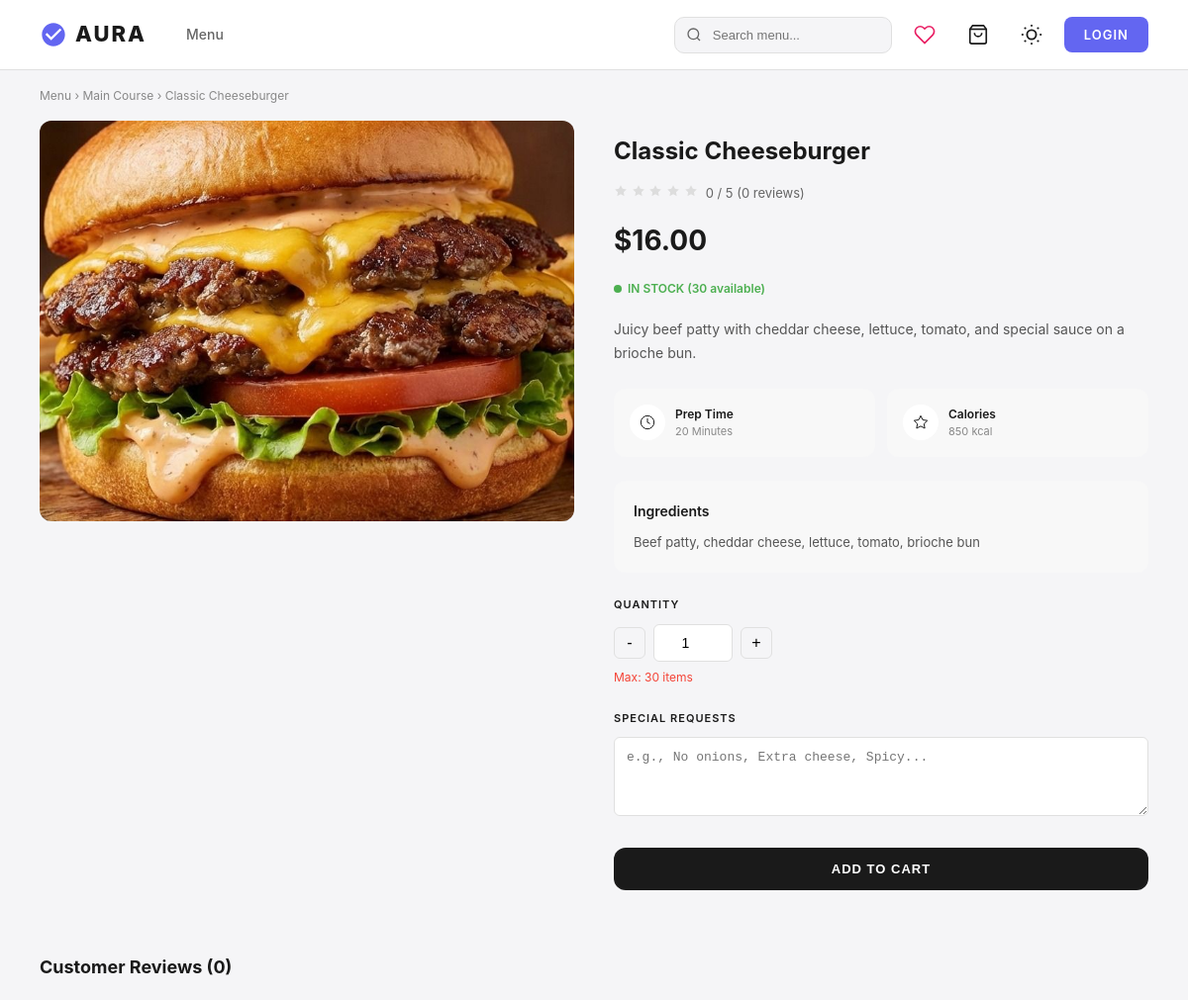
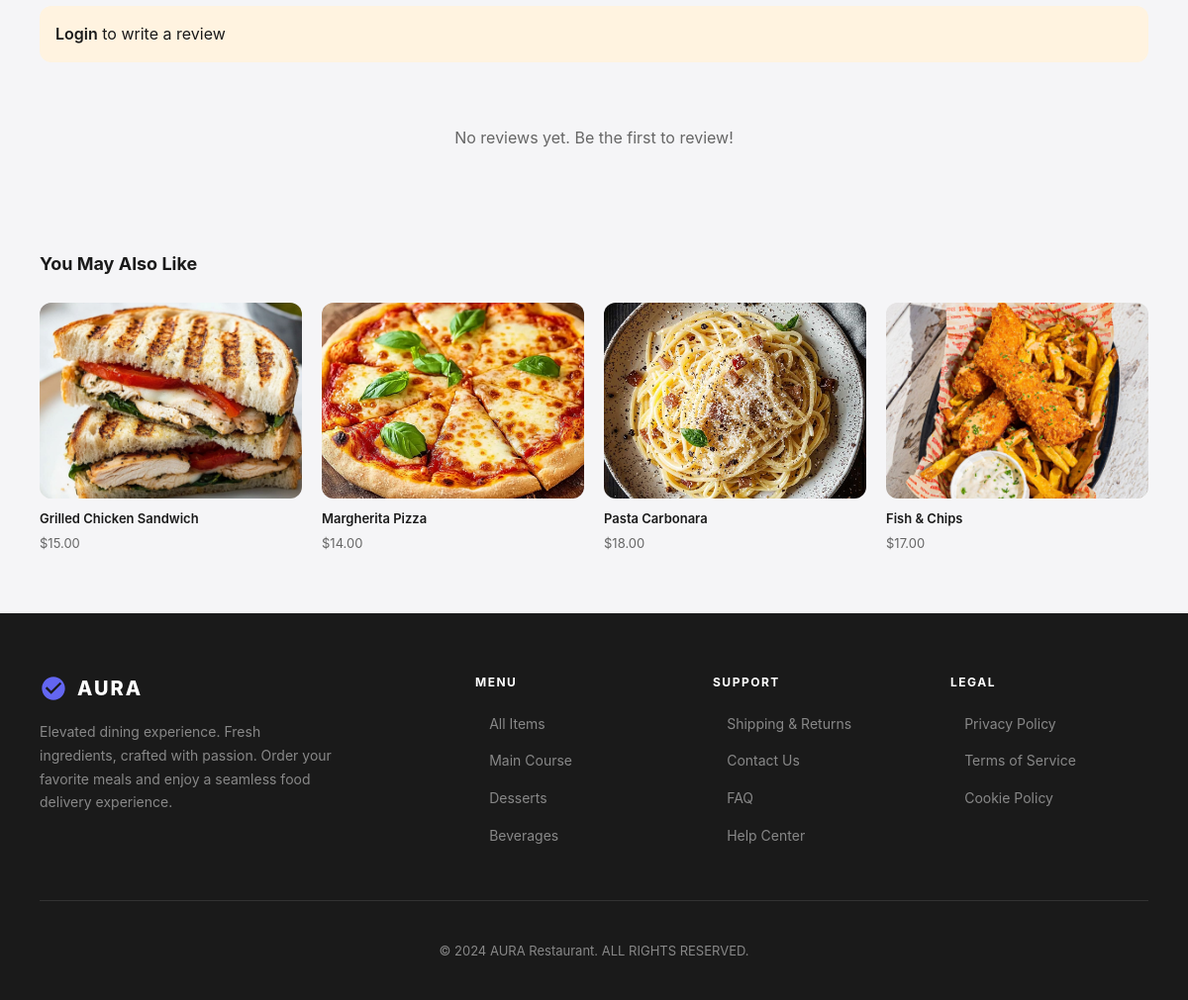
Page /customer/product/4 on the committed database (2 pictures, top to bottom).
### app/models/menu_item.py (models this page shows, shortened)
class MenuItem(db.Model):
    __tablename__ = 'menu_items'
    id = db.Column(db.Integer, primary_key=True)
    name = db.Column(db.String(100), nullable=False)
    description = db.Column(db.Text)
    price = db.Column(db.Numeric(10, 2), nullable=False)
    category = db.Column(db.Enum(Category), nullable=False)
    image_url = db.Column(db.String(255))
    is_available = db.Column(db.Boolean, default=True)
    stock_quantity = db.Column(db.Integer, default=10)  # ← NEW: Available stock
    preparation_time = db.Column(db.Integer, default=15)
    calories = db.Column(db.Integer)
    ingredients = db.Column(db.Text)
    created_at = db.Column(db.DateTime, default=db.func.current_timestamp())
    order_items = db.relationship('OrderItem', backref='menu_item', lazy=True)
    reviews = db.relationship('Review', backref='menu_item', lazy=True, cascade='all, delete-orphan')
    @property
    def available_stock(self):
        from app.models.orders import Order, OrderStatus
        from app.models.order_item import OrderItem
        pending = db.session.query(db.func.sum(OrderItem.quantity)).join(
            Order, OrderItem.order_id == Order.id
        ).filter(
            OrderItem.menu_item_id == self.id,
            Order.status.in_([OrderStatus.PENDING, OrderStatus.CONFIRMED])
        ).scalar() or 0
        return max(0, self.stock_quantity - pending)
    @property
    def average_rating(self):
        if not self.reviews:
            return 0
        return round(sum(r.rating for r in self.reviews) / len(self.reviews), 1)

### app/routes/customer.py (the view)
@customer_bp.route('/product/<int:id>')
def product_details(id):
    from app.models.menu_item import MenuItem
    item = MenuItem.query.get_or_404(id)
    related = MenuItem.query.filter_by(
        category=item.category,
        is_available=True
    ).filter(MenuItem.id != id).limit(4).all()
    reviews = item.reviews.order_by(Review.created_at.desc()).all() if hasattr(item.reviews, 'order_by') else item.reviews
    return render_template('products/product_details.html',
                         item=item,
                         related=related,
                         reviews=reviews)

### app/templates/products/product_details.html (shortened to what this page needs)
{% extends "base.html" %}
{% block content %}
<div class="bread">
  <a href="{{ url_for('customer.menu') }}">Menu</a> &rsaquo;
  <a href="{{ url_for('customer.menu', category=item.category.value.lower().replace(' ', '_')) }}">{{ item.category.value }}</a> &rsaquo;
  {{ item.name }}
</div>
<main class="wrap">
  <div class="main">
    {% if item.image_url %}
      {% set img_path = item.image_url %}
      {% if img_path.startswith('static/') %}
        {% set img_path = img_path[7:] %}
      {% endif %}
      <img src="{{ url_for('static', filename=img_path) }}" alt="{{ item.name }}" onerror="this.src='https://via.placeholder.com/600x450?text={{ item.name | urlencode }}'">
    {% else %}
      <img src="https://via.placeholder.com/600x450?text={{ item.name | urlencode }}" alt="{{ item.name }}">
    {% endif %}
  </div>
  <div class="info">
    <h1>{{ item.name }}</h1>
    <div class="rating">
      <div class="stars">
        {% set avg_rating = item.average_rating %}
        {% for i in range(5) %}
          {% if i < avg_rating|int %}
            <svg width="14" height="14" viewBox="0 0 24 24" fill="var(--c1)"><path d="M12 2l3.09 6.26L22 9.27l-5 4.87 1.18 6.88L12 17.77l-6.18 3.25L7 14.14 2 9.27l6.91-1.01L12 2z"/></svg>
          {% else %}
            <svg width="14" height="14" viewBox="0 0 24 24" fill="#ddd"><path d="M12 2l3.09 6.26L22 9.27l-5 4.87 1.18 6.88L12 17.77l-6.18 3.25L7 14.14 2 9.27l6.91-1.01L12 2z"/></svg>
          {% endif %}
        {% endfor %}
      </div>
      <span>{{ avg_rating }} / 5 ({{ item.reviews|length }} reviews)</span>
    </div>
    <div class="price">
      <span class="now">${{ "%.2f"|format(item.price|float) }}</span>
    </div>
    {% set available = item.available_stock %}
    {% if available > 5 %}
      <div class="stock in-stock">
        <span class="dot in-stock"></span>
        IN STOCK ({{ available }} available)
      </div>
    {% elif available > 0 %}
      <div class="stock low-stock">
        <span class="dot low-stock"></span>
        LOW STOCK - Only {{ available }} left!
      </div>
    {% else %}
      <div class="stock out-of-stock">
        <span class="dot out-of-stock"></span>
        OUT OF STOCK
      </div>
    {% endif %}
    <p class="desc">{{ item.description or 'Delicious food crafted with passion and the finest ingredients.' }}</p>
    <div class="meta-info">
      <div class="meta-item">
        <div class="meta-icon">
          <svg viewBox="0 0 24 24"><circle cx="12" cy="12" r="10"/><polyline points="12 6 12 12 16 14"/></svg>
        </div>
        <div>
          <div class="meta-t">Prep Time</div>
          <div class="meta-s">{{ item.preparation_time }} Minutes</div>
        </div>
      </div>
      <div class="meta-item">
        <div class="meta-icon">
          <svg viewBox="0 0 24 24"><path d="M12 2l3.09 6.26L22 9.27l-5 4.87 1.18 6.88L12 17.77l-6.18 3.25L7 14.14 2 9.27l6.91-1.01L12 2z"/></svg>
        </div>
        <div>
          <div class="meta-t">Calories</div>
          <div class="meta-s">{{ item.calories or 'N/A' }} kcal</div>
        </div>
      </div>
    </div>
    {% if item.ingredients %}
    <div class="ingredients">
      <h3>Ingredients</h3>
      <p>{{ item.ingredients }}</p>
    </div>
    {% endif %}
    {% if available > 0 %}
    <form id="addToCartForm" onsubmit="return addToCartDetail(event)">
      <div class="quantity">
        <div class="label">Quantity</div>
        <div style="display:flex;align-items:center;gap:8px;">
            <button type="button" onclick="adjustDetailQty(-1)" style="width:32px;height:32px;border:1.5px solid var(--cb);background:none;border-radius:6px;cursor:pointer;font-size:16px;">-</button>
            <input type="number" name="quantity" id="detailQty" class="qty-input" value="1" min="1" max="{{ available }}" required>
            <button type="button" onclick="adjustDetailQty(1)" style="width:32px;height:32px;border:1.5px solid var(--cb);background:none;border-radius:6px;cursor:pointer;font-size:16px;">+</button>
        </div>
        <div class="stock-limit">Max: {{ available }} items</div>
      </div>
      <div class="special-requests">
        <div class="label">Special Requests</div>
        <textarea name="special_requests" placeholder="e.g., No onions, Extra cheese, Spicy..."></textarea>
      </div>
      <div class="btns">
        <button type="submit" class="btn btn-b" id="addToCartBtn">
            <span id="btnText">Add to Cart</span>
        </button>
      </div>
    </form>
    {% else %}
    <div class="btns">
      <button class="btn btn-b" disabled>Out of Stock</button>
    </div>
    {% endif %}
  </div>
</main>
<section class="reviews">
  <div class="head">
    <div>
      <h2>Customer Reviews ({{ item.reviews|length }})</h2>
    </div>
  </div>
  {% if current_user.is_authenticated %}
    {% set user_reviewed = item.reviews | selectattr('customer_id', 'equalto', current_user.id) | list | length > 0 %}
    {% if not user_reviewed %}
    <div class="add-review-form" style="background:#f8f8f8;padding:24px;border-radius:var(--r);margin-bottom:24px;">
      <h3 style="font-size:16px;margin-bottom:16px;">Write a Review</h3>
      <form action="{{ url_for('customer.add_review', item_id=item.id) }}" method="POST">
        <input type="hidden" name="csrf_token" value="{{ csrf_token() }}">
        <div class="rating-input" style="margin-bottom:16px;">
          <label style="display:block;font-size:12px;font-weight:600;margin-bottom:8px;">Your Rating</label>
          <div class="stars-select" style="display:flex;gap:8px;">
            {% for i in range(1, 6) %}
            <label style="cursor:pointer;font-size:24px;color:#ddd;transition:color 0.2s;"
                   onmouseover="highlightStars({{ i }})"
                   onmouseout="resetStars()"
                   onclick="setRating({{ i }})">
              <input type="radio" name="rating" value="{{ i }}" style="display:none;" required>
              &#9733;
            </label>
            {% endfor %}
          </div>
        </div>
        <div style="margin-bottom:16px;">
          <label style="display:block;font-size:12px;font-weight:600;margin-bottom:8px;">Your Review</label>
          <textarea name="comment" placeholder="Tell us what you think..."
                    style="width:100%;padding:12px;border:1.5px solid var(--cb);border-radius:6px;font-size:13px;resize:vertical;min-height:100px;"></textarea>
        </div>
        <button type="submit" class="btn btn-b" style="width:auto;padding:12px 24px;">Submit Review</button>
      </form>
    </div>
    <script>
      function highlightStars(n) {
        const stars = document.querySelectorAll('.stars-select label');
        stars.forEach((star, index) => {
          star.style.color = index < n ? 'var(--c1)' : '#ddd';
        });
      }
      function resetStars() {
        const selected = document.querySelector('input[name="rating"]:checked');
        const rating = selected ? selected.value : 0;
        highlightStars(rating);
      }
      function setRating(n) {
        const inputs = document.querySelectorAll('input[name="rating"]');
        inputs[n-1].checked = true;
        highlightStars(n);
      }
    </script>
    {% else %}
    <div style="background:#e8f5e9;padding:16px;border-radius:var(--r);margin-bottom:24px;color:#2e7d32;font-size:13px;">
      You already reviewed this item
    </div>
    {% endif %}
  {% else %}
    <div style="background:#fff3e0;padding:16px;border-radius:var(--r);margin-bottom:24px;">
      <a href="{{ url_for('auth.login') }}" style="color:var(--c1);font-weight:600;">Login</a> to write a review
    </div>
  {% endif %}
  {% if item.reviews %}
  <div class="r-grid">
    {% for review in item.reviews %}
    <div class="r-card">
      <div class="r-user">
        <div class="r-avatar">{{ review.customer.username[0]|upper }}</div>
        <div>
          <div class="r-name">{{ review.customer.username }}</div>
          <div class="r-stars">
            {% for i in range(5) %}
              {% if i < review.rating %}
                <svg viewBox="0 0 24 24"><path d="M12 2l3.09 6.26L22 9.27l-5 4.87 1.18 6.88L12 17.77l-6.18 3.25L7 14.14 2 9.27l6.91-1.01L12 2z"/></svg>
              {% else %}
                <svg viewBox="0 0 24 24" fill="#ddd"><path d="M12 2l3.09 6.26L22 9.27l-5 4.87 1.18 6.88L12 17.77l-6.18 3.25L7 14.14 2 9.27l6.91-1.01L12 2z"/></svg>
              {% endif %}
            {% endfor %}
          </div>
        </div>
      </div>
      <p class="r-text">"{{ review.comment or 'Great food!' }}"</p>
      <div style="font-size:11px;color:var(--cl);margin-top:8px;">
        {{ review.created_at.strftime('%B %d, %Y') }}
      </div>
    </div>
    {% endfor %}
  </div>
  {% else %}
  <div class="no-reviews">
    <p>No reviews yet. Be the first to review!</p>
  </div>
  {% endif %}
</section>
{% if related %}
<section class="rec">
  <h2>You May Also Like</h2>
  <div class="rec-g">
    {% for rel in related %}
    <a href="{{ url_for('customer.product_details', id=rel.id) }}" class="rec-c">
      <div class="rec-img">
        {% if rel.image_url %}
          {% set img_path = rel.image_url %}
          {% if img_path.startswith('static/') %}
            {% set img_path = img_path[7:] %}
          {% endif %}
          <img src="{{ url_for('static', filename=img_path) }}" alt="{{ rel.name }}" onerror="this.src='https://via.placeholder.com/300x225?text={{ rel.name | urlencode }}'">
        {% else %}
          <img src="https://via.placeholder.com/300x225?text={{ rel.name | urlencode }}" alt="{{ rel.name }}">
        {% endif %}
      </div>
      <div class="rec-n">{{ rel.name }}</div>
      <div class="rec-p">${{ "%.2f"|format(rel.price|float) }}</div>
    </a>
    {% endfor %}
  </div>
</section>
{% endif %}
{% endblock %}

### app/static/css/style.css (style rules this page uses)
:root { --c1:#1a1a1a; --c2:#6366f1; --cg:#666; --cl:#888; --cb:#e0e0e0; --cw:#fff; --bg:#f5f5f7; --r:8px; --tr:all .3s; }
* { margin:0;padding:0;box-sizing:border-box }
body { font-family:-apple-system,BlinkMacSystemFont,'Segoe UI',Roboto,sans-serif;background:var(--bg);color:var(--c1);line-height:1.6 }
a { text-decoration:none;color:inherit }
img { max-width:100%;display:block }

### app/templates/base.html (style rules this page uses)
:root { --c1:#1a1a1a; --c2:#6366f1; --cg:#666; --cl:#888; --cb:#e0e0e0; --cw:#fff; --bg:#f5f5f7; --r:12px; --tr:all .3s; --shadow-sm:0 2px 8px rgba(0,0,0,0.06); --shadow-md:0 4px 16px rgba(0,0,0,0.08); --shadow-lg:0 12px 40px rgba(0,0,0,0.12); --card-bg:#fff; --text-primary:#1a1a1a; --text-secondary:#666; --text-muted:#888; }
* { margin:0;padding:0;box-sizing:border-box }
body { font-family:-apple-system,BlinkMacSystemFont,'Segoe UI',Roboto,sans-serif;background:var(--bg);color:var(--text-primary);line-height:1.6 }
a { text-decoration:none;color:inherit }
img { max-width:100%;display:block }

### app/templates/products/product_details.html (style rules this page uses)
.bread { padding:16px 40px;font-size:12px;color:var(--cl) }
.bread a { color:var(--cl) }
.wrap { display:grid;grid-template-columns:1fr 1fr;gap:40px;padding:0 40px 40px;max-width:1200px;margin:0 auto }
.main { aspect-ratio:4/3;background:#e8e8e8;border-radius:var(--r);overflow:hidden }
.main img { width:100%;height:100%;object-fit:cover }
.info { padding-top:12px }
h1 { font-size:24px;font-weight:700;margin-bottom:12px }
.rating { display:flex;align-items:center;gap:8px;margin-bottom:16px;font-size:13px;color:var(--cg) }
.price { display:flex;align-items:baseline;gap:12px;margin-bottom:16px;flex-wrap:wrap }
.now { font-size:28px;font-weight:700 }
.stock { display:flex;align-items:center;gap:6px;margin-bottom:20px;font-size:12px;font-weight:600 }
.stock.in-stock { color:#4caf50 }
.dot { width:8px;height:8px;border-radius:50% }
.dot.in-stock { background:#4caf50 }
.desc { color:#555;font-size:14px;line-height:1.7;margin-bottom:24px }
.meta-info { display:grid;grid-template-columns:1fr 1fr;gap:12px;margin-bottom:24px }
.meta-item { display:flex;align-items:center;gap:10px;padding:16px;background:#f8f8f8;border-radius:var(--r) }
.meta-icon { width:36px;height:36px;background:var(--cw);border-radius:50%;display:flex;align-items:center;justify-content:center }
.meta-icon svg { width:16px;height:16px;stroke:var(--c1);fill:none;stroke-width:1.5 }
.meta-t { font-size:12px;font-weight:600 }
.meta-s { font-size:11px;color:var(--cl) }
.quantity { margin-bottom:24px }
.label { font-size:11px;font-weight:600;text-transform:uppercase;letter-spacing:1px;margin-bottom:10px }
.qty-input { width:80px;padding:10px;border:1.5px solid var(--cb);border-radius:6px;font-size:14px;text-align:center }
.stock-limit { color:#f44336;font-size:12px;margin-top:6px }
.btns { display:flex;flex-direction:column;gap:10px;margin-bottom:24px }
.btn { padding:14px;border:none;border-radius:var(--r);font-size:13px;font-weight:700;text-transform:uppercase;letter-spacing:1px;cursor:pointer;transition:var(--tr);width:100% }
.btn-b { background:var(--c1);color:var(--cw) }
.special-requests { margin-bottom:24px }
.special-requests textarea { width:100%;padding:12px;border:1.5px solid var(--cb);border-radius:6px;font-size:13px;resize:vertical;min-height:80px }
.ingredients { background:#f8f8f8;padding:20px;border-radius:var(--r);margin-bottom:24px }
.ingredients h3 { font-size:14px;font-weight:600;margin-bottom:10px }
.ingredients p { font-size:13px;color:#555;line-height:1.6 }
.rec { padding:0 40px 60px;max-width:1200px;margin:0 auto }
.rec h2 { font-size:18px;margin-bottom:24px }
.rec-g { display:grid;grid-template-columns:repeat(4,1fr);gap:20px }
.rec-c { cursor:pointer;text-decoration:none;color:inherit }
.rec-img { aspect-ratio:4/3;background:#e8e8e8;border-radius:var(--r);overflow:hidden;margin-bottom:10px }
.rec-img img { width:100%;height:100%;object-fit:cover;transition:transform .3s }
.rec-n { font-size:13px;font-weight:600;margin-bottom:4px;transition:var(--tr) }
.rec-p { font-size:13px;color:var(--cg) }
.reviews { padding:0 40px 60px;max-width:1200px;margin:0 auto }
.reviews .head { display:flex;justify-content:space-between;align-items:center;margin-bottom:24px }
.reviews h2 { font-size:18px }
.no-reviews { text-align:center;padding:40px;color:var(--cg) }

### rows in the picture
MenuItem: category.value "Main Course", name "Classic Cheeseburger", name (picture), price "16.00", description "Juicy beef patty with cheddar cheese, lettuce, tomato, and special sauce on a brioche bun.", preparation_time "20", calories "850", ingredients "Beef patty, cheddar cheese, lettuce, tomato, brioche bun"
MenuItem: name (picture), name "Grilled Chicken Sandwich", price "15.00"
MenuItem: name (picture), name "Margherita Pizza", price "14.00"
MenuItem: name (picture), name "Pasta Carbonara", price "18.00"
MenuItem: name (picture), name "Fish & Chips", price "17.00"

### other values in the picture
{{ avg_rating }} "0"
{{ item.reviews|length }} "0"
{{ available }} "30"
